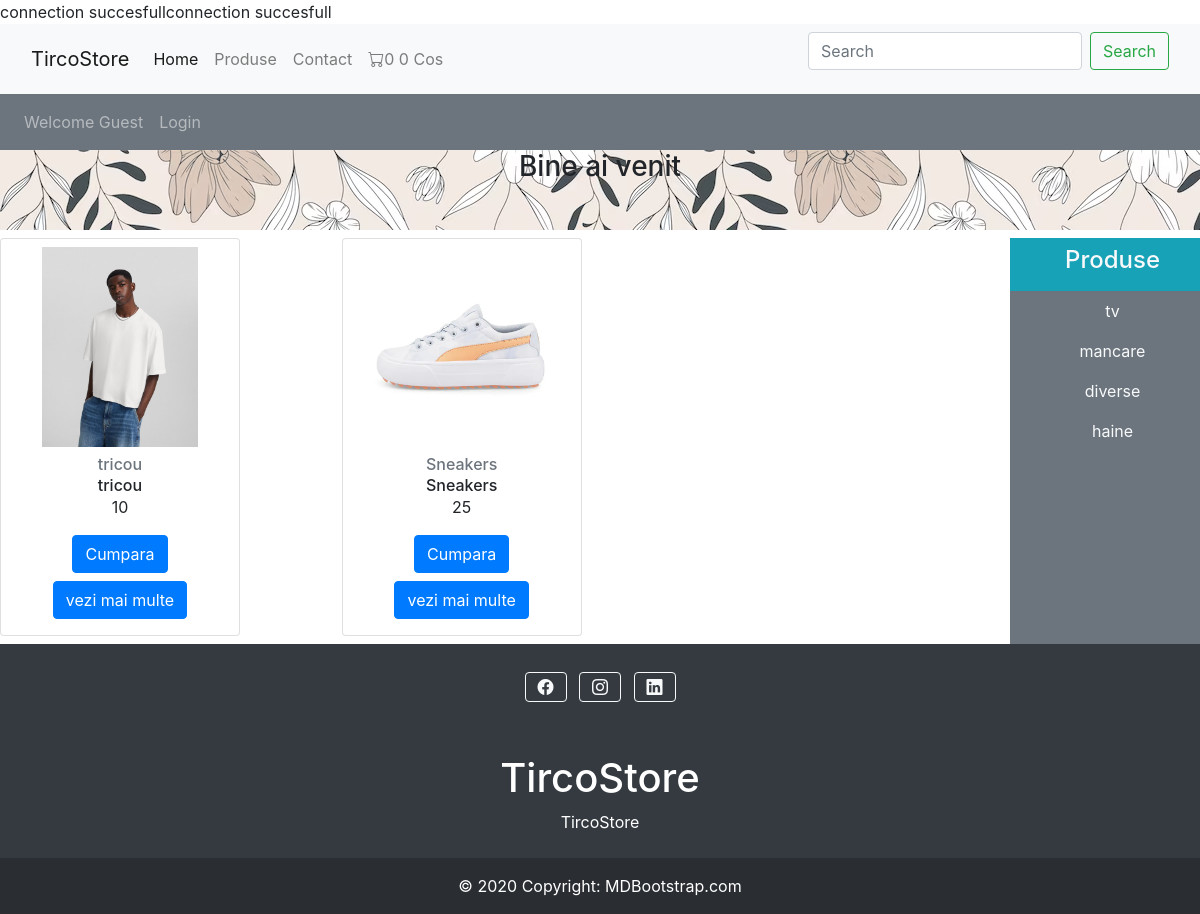
The page /produse.php?category=4 on the database its author committed.
### tables this page shows
CREATE TABLE `products` (
  `product_id` int(11) NOT NULL,
  `product_title` varchar(100) NOT NULL,
  `product_description` varchar(255) NOT NULL,
  `product_keywords` varchar(255) NOT NULL,
  `category_id` int(11) NOT NULL,
  `product_image1` varchar(255) NOT NULL,
  `product_image2` varchar(255) NOT NULL,
  `product_image3` varchar(255) NOT NULL,
  `product_price` varchar(100) NOT NULL
);

CREATE TABLE `categories` (
  `category_id` int(11) NOT NULL,
  `category_title` varchar(100) NOT NULL
);

### produse.php (the view, shortened to what this page needs)
<?php
include('includes/connect.php');
include('functions/common_function.php');
?>
<html>
<head>
<link href="https://cdn.jsdelivr.net/npm/bootstrap@5.3.0/dist/css/bootstrap.min.css" rel="stylesheet">
<link rel="stylesheet" href="https://cdn.jsdelivr.net/npm/bootstrap-icons@1.10.5/font/bootstrap-icons.css">
<link rel="stylesheet" href="style.css">
<link href="https://maxcdn.bootstrapcdn.com/bootstrap/4.5.2/css/bootstrap.min.css" rel="stylesheet">
</head>
<body>
<nav class="navbar navbar-expand-lg navbar-light bg-light">
        <div class="container-fluid">
          <a class="navbar-brand" href="index.php">TircoStore</a>
          <div class="collapse navbar-collapse" id="navbarSupportedContent">
            <ul class="navbar-nav me-auto mb-2 mb-lg-0">
              <li class="nav-item">
                <a class="nav-link active" aria-current="page" href="index.php">Home</a>
              </li>
              <li class="nav-item">
                <a class="nav-link" href="produse.php">Produse</a>
              </li>
              <li class="nav-item">
                <a class="nav-link" href="contact.php">Contact</a>
              </li>
              <li class="nav-item">
              <a class="nav-link" href="cart.php"> <span class="bi bi-cart"><?php cart_item();
                  total_cart_price();?></span> Cos</a>
              </li>
            </ul>
            <form class="d-flex">
              <input class="form-control me-2" type="search" placeholder="Search" aria-label="Search">
              <button class="btn btn-outline-success" type="submit">Search</button>
            </form>
          </div>
        </div>
      </nav>
      <nav class="navbar navbar-expand-lg navbar-dark bg-secondary ">
        <ul class="navbar-nav me-auto">
        <li class="nav-item">
          <a class="nav-link" href="#">Welcome Guest</a>
        </li>
        <li class="nav-item">
          <a class="nav-link" href="#">Login</a>
        </li>
        </ul>
      </nav>
<div class="bg-image align-items-center text-center" style="
background-image: url('img/flori.jpg');
height:10%;
">
<h3 >Bine ai venit</h3>
</div>
<div class="row mt-2">
  <div class="col-md-10">
<div class="row">
<?php
if (isset($_GET['category'])) {
  get_unique_categories();
} else {
  getproducts();
}
?>
</div>
 </div>
  <div class="col-md-2 bg-secondary p-0">
    <ul class="navbar-nav me-auto text-center">
      <li class="nav-item bg-info">
        <a href="#" class="nav-link text-light"><h4>Produse</h4></a>
      </li>
     <?php
     $select_categories="SELECT  * from `categories`";
     $result_categories=mysqli_query($con,$select_categories);
     while ($row =mysqli_fetch_assoc($result_categories)) {
      $title=$row['category_title'];
      $id=$row['category_id'];
      echo " <li class ='nav-item'> <a href='produse.php?category=$id' class='nav-link text-light'>$title</a> ";
    }
     ?>
    </ul>
  </div>
</div>
<footer class="bg-dark text-center text-white">
    <div class="container p-4">
      <section class="mb-4">
        <a class="btn btn-outline-light btn-floating m-1" href="#" role="button"
        ><i class="bi bi-facebook" src="img/Facebook.png"></i>
      </a>
        <a class="btn btn-outline-light btn-floating m-1" href="#!" role="button"
          ><i class="bi bi-instagram"></i></a>
        <a class="btn btn-outline-light btn-floating m-1" href="#!" role="button"
          ><i class="bi bi-linkedin"></i>
        </a>
      </section>
          </div>
      <section class="mb-4">
        <h1>TircoStore</h1>
        <p>
        TircoStore
        </p>
      </section>
    <div class="text-center p-3" style="background-color: rgba(0, 0, 0, 0.2);">
      © 2020 Copyright:
      <a class="text-white" href="https://mdbootstrap.com/">MDBootstrap.com</a>
    </div>
  </footer>
</body>
</html>

### functions/common_function.php (shortened to what this page needs)
<?php
include('./includes/connect.php');
function get_unique_categories(){
  global $con;
  if(isset($_GET['category'])){
$category_id=$_GET['category'];
$select_query = "SELECT * FROM `products` WHERE category_id = $category_id";
  $result_query=mysqli_query($con,$select_query);
  while ($row=mysqli_fetch_assoc($result_query)) {
      $product_id=$row['product_id'];
      $product_title=$row['product_title'];
      $product_description=$row['product_description'];
      $product_image1=$row['product_image1'];
      $product_price=$row['product_price'];
      echo " <div class='col-4 mb-2'>
      <div class='card'>
        <div class='card-body text-center p-2'>
        <img class='card-img-top' src='./img/$product_image1' alt='Card image cap'>
          <h6 class='card-title mb-2 mt-2 text-muted'>$product_title</h6>
          <h6 class='card-subtitle'>$product_description</h6>
          <p class='card-text'>$product_price</p>
          <a href='produse.php?add_to_cart=$product_id' class='btn btn-primary mb-2'>Cumpara</a>
          <a href='product_details.php?product_id=$product_id' class='btn btn-primary mb-2'>vezi mai multe</a>
        </div>
      </div>
      </div>";
  }
}
}
function getIPAddress() {
   if(!empty($_SERVER['HTTP_CLIENT_IP'])) {
              $ip = $_SERVER['HTTP_CLIENT_IP'];
      }
  elseif (!empty($_SERVER['HTTP_X_FORWARDED_FOR'])) {
              $ip = $_SERVER['HTTP_X_FORWARDED_FOR'];
   }
  else{
           $ip = $_SERVER['REMOTE_ADDR'];
   }
   return $ip;
}
function cart_item(){
  if(isset($_GET['add to cart'])){
    global $con;
    $get_ip_add= getIPAddress();
    $select_query="SELECT * FROM `cart_details` WHERE ip_adress='$get_ip_add '";
    $result_query=mysqli_query($con,$select_query);
    $count_cart_items=mysqli_num_rows($result_query);
  }else{
    global $con;
    $get_ip_add= getIPAddress();
    $select_query="SELECT * FROM `cart_details` WHERE ip_adress='$get_ip_add '";
    $result_query=mysqli_query($con,$select_query);
    $count_cart_items=mysqli_num_rows($result_query);
  }
  echo  $count_cart_items;
}
function total_cart_price(){
  $total_price = 0;
  echo $total_price;
}

### style.css (style rules this page uses)
body { background-color: rgba(216, 212, 212, 0.788); }
.card-img-top { height: 200px; object-fit: contain; }
.card { width:15rem; }

### rows shown on the page
products: product_image1 (picture), product_title "tricou", product_description "tricou", product_price "10"
products: product_image1 (picture), product_title "Sneakers", product_description "Sneakers", product_price "25"
categories: category_title "tv"
categories: category_title "mancare"
categories: category_title "diverse"
categories: category_title "haine"

### other values the page prints
$count_cart_items "0"
$total_price "0"
